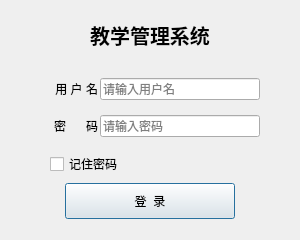
<?xml version="1.0" encoding="UTF-8"?>
<ui version="4.0">
 <class>LoginDialog</class>
 <widget class="QDialog" name="LoginDialog">
  <property name="geometry">
   <rect>
    <x>0</x>
    <y>0</y>
    <width>300</width>
    <height>240</height>
   </rect>
  </property>
  <property name="windowTitle">
   <string>登录</string>
  </property>
  <layout class="QVBoxLayout" name="verticalLayout">
   <item>
    <spacer name="topSpacer">
     <property name="orientation">
      <enum>Qt::Vertical</enum>
     </property>
     <property name="sizeHint" stdset="0">
      <size>
       <width>20</width>
       <height>20</height>
      </size>
     </property>
    </spacer>
   </item>
   <item>
    <widget class="QLabel" name="labelTitle">
     <property name="styleSheet">
      <string notr="true">font-size: 20px; font-weight: bold;</string>
     </property>
     <property name="text">
      <string>教学管理系统</string>
     </property>
     <property name="alignment">
      <set>Qt::AlignCenter</set>
     </property>
    </widget>
   </item>
   <item>
    <spacer name="midSpacer">
     <property name="orientation">
      <enum>Qt::Vertical</enum>
     </property>
     <property name="sizeHint" stdset="0">
      <size>
       <width>20</width>
       <height>12</height>
      </size>
     </property>
    </spacer>
   </item>
   <item>
    <layout class="QHBoxLayout" name="centerLayout">
     <property name="topMargin">
      <number>20</number>
     </property>
     <item>
      <spacer name="leftSpacer">
       <property name="orientation">
        <enum>Qt::Horizontal</enum>
       </property>
       <property name="sizeHint" stdset="0">
        <size>
         <width>40</width>
         <height>20</height>
        </size>
       </property>
      </spacer>
     </item>
     <item>
      <layout class="QVBoxLayout" name="fieldLayout">
       <property name="spacing">
        <number>15</number>
       </property>
       <property name="leftMargin">
        <number>10</number>
       </property>
       <item>
        <layout class="QHBoxLayout" name="userRow">
         <property name="spacing">
          <number>2</number>
         </property>
         <item>
          <widget class="QLabel" name="labelUser">
           <property name="minimumSize">
            <size>
             <width>48</width>
             <height>0</height>
            </size>
           </property>
           <property name="text">
            <string>用 户 名</string>
           </property>
           <property name="alignment">
            <set>Qt::AlignRight|Qt::AlignTrailing|Qt::AlignVCenter</set>
           </property>
          </widget>
         </item>
         <item>
          <widget class="QLineEdit" name="editUser">
           <property name="minimumSize">
            <size>
             <width>160</width>
             <height>0</height>
            </size>
           </property>
           <property name="placeholderText">
            <string>请输入用户名</string>
           </property>
          </widget>
         </item>
        </layout>
       </item>
       <item>
        <layout class="QHBoxLayout" name="pwdRow">
         <property name="spacing">
          <number>2</number>
         </property>
         <item>
          <widget class="QLabel" name="labelPwd">
           <property name="minimumSize">
            <size>
             <width>48</width>
             <height>0</height>
            </size>
           </property>
           <property name="text">
            <string>密      码</string>
           </property>
           <property name="alignment">
            <set>Qt::AlignRight|Qt::AlignTrailing|Qt::AlignVCenter</set>
           </property>
          </widget>
         </item>
         <item>
          <widget class="QLineEdit" name="editPwd">
           <property name="minimumSize">
            <size>
             <width>160</width>
             <height>0</height>
            </size>
           </property>
           <property name="echoMode">
            <enum>QLineEdit::Password</enum>
           </property>
           <property name="placeholderText">
            <string>请输入密码</string>
           </property>
          </widget>
         </item>
        </layout>
       </item>
       <item>
        <widget class="QCheckBox" name="chkRemember">
         <property name="text">
          <string>记住密码</string>
         </property>
        </widget>
       </item>
      </layout>
     </item>
     <item>
      <spacer name="rightSpacer">
       <property name="orientation">
        <enum>Qt::Horizontal</enum>
       </property>
       <property name="sizeHint" stdset="0">
        <size>
         <width>40</width>
         <height>20</height>
        </size>
       </property>
      </spacer>
     </item>
    </layout>
   </item>
   <item>
    <spacer name="botMidSpacer">
     <property name="orientation">
      <enum>Qt::Vertical</enum>
     </property>
     <property name="sizeHint" stdset="0">
      <size>
       <width>20</width>
       <height>12</height>
      </size>
     </property>
    </spacer>
   </item>
   <item>
    <layout class="QHBoxLayout" name="btnLayout">
     <item>
      <spacer name="btnLeftSpacer">
       <property name="orientation">
        <enum>Qt::Horizontal</enum>
       </property>
       <property name="sizeHint" stdset="0">
        <size>
         <width>40</width>
         <height>20</height>
        </size>
       </property>
      </spacer>
     </item>
     <item>
      <widget class="QPushButton" name="btnLogin">
       <property name="minimumSize">
        <size>
         <width>170</width>
         <height>36</height>
        </size>
       </property>
       <property name="maximumSize">
        <size>
         <width>160</width>
         <height>16777215</height>
        </size>
       </property>
       <property name="text">
        <string>登  录</string>
       </property>
      </widget>
     </item>
     <item>
      <spacer name="btnRightSpacer">
       <property name="orientation">
        <enum>Qt::Horizontal</enum>
       </property>
       <property name="sizeHint" stdset="0">
        <size>
         <width>40</width>
         <height>20</height>
        </size>
       </property>
      </spacer>
     </item>
    </layout>
   </item>
   <item>
    <spacer name="bottomSpacer">
     <property name="orientation">
      <enum>Qt::Vertical</enum>
     </property>
     <property name="sizeHint" stdset="0">
      <size>
       <width>20</width>
       <height>20</height>
      </size>
     </property>
    </spacer>
   </item>
  </layout>
 </widget>
 <resources/>
 <connections/>
</ui>
